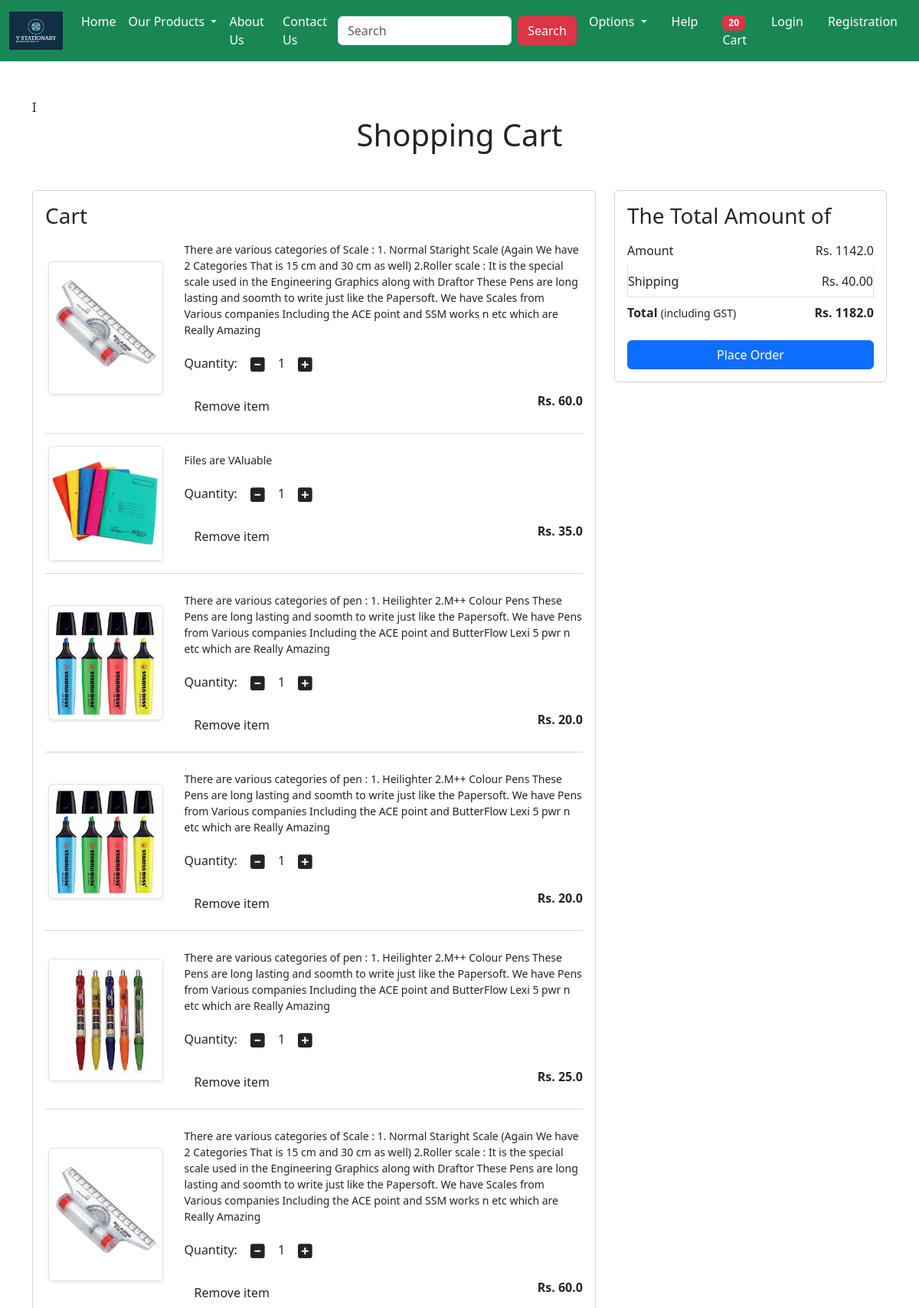
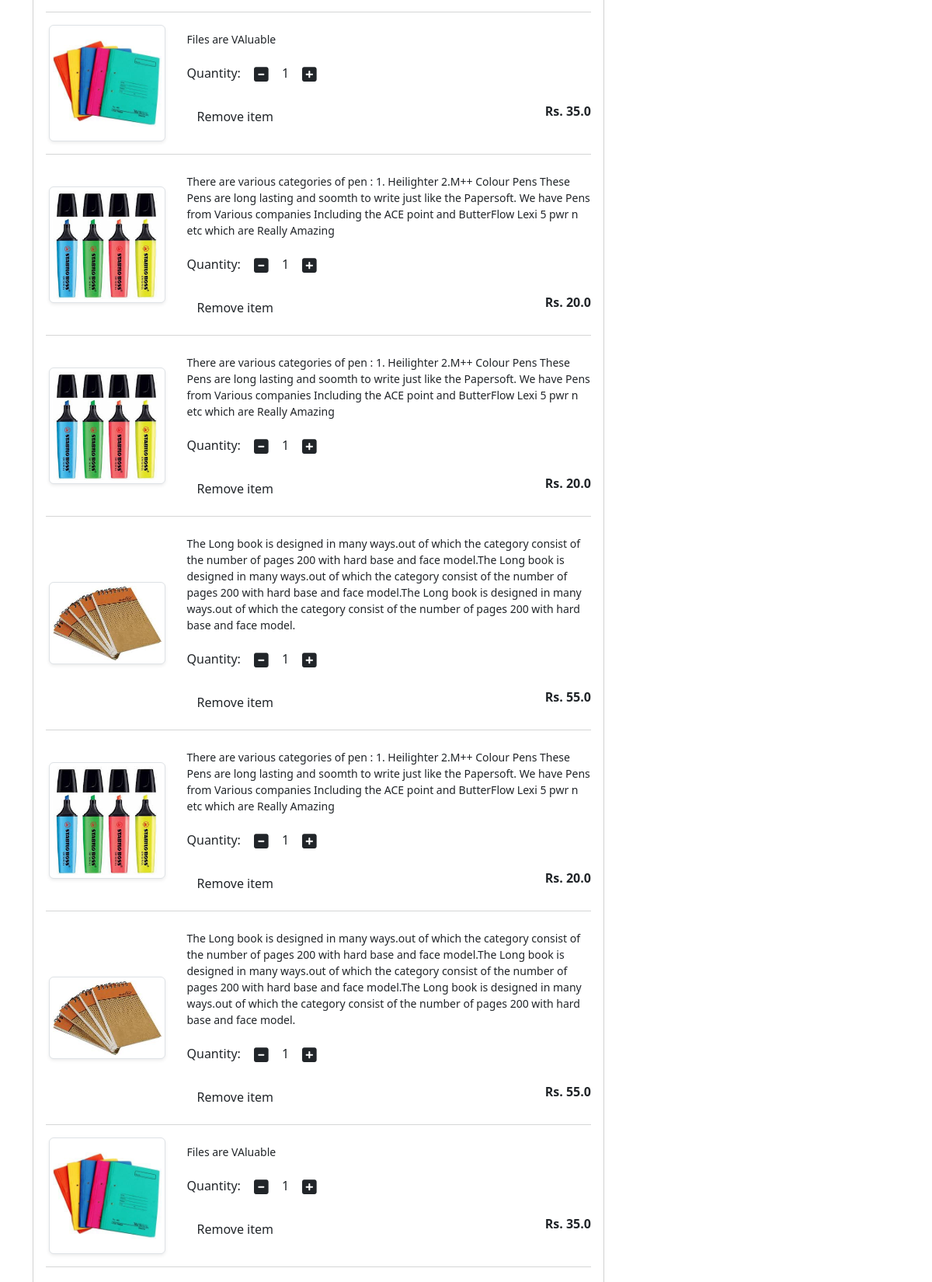
The app's page /cart/ (signed in, upper part) with its own data (2 pictures, top to bottom).
### app/models.py (models this page shows, shortened)
class Cart (models. Model):
    user = models. ForeignKey (User, on_delete=models. CASCADE)
    products = models. ForeignKey (Product, on_delete=models. CASCADE)
    quantity = models. PositiveIntegerField (default=1)

class Product(models.Model):
    title=models.CharField(max_length=100)
    selling_price=models.FloatField()
    discounted_price=models.FloatField()
    description=models.TextField()
    category=models.CharField(choices=CATEGORY_CHOICES,max_length=2)
    product_img=models.ImageField(upload_to='product')

### app/views.py (the view)
# urls.py: path('cart/',views.show_cart,name="showcart"),
def show_cart(request):
    totalitem=0
    if request.user.is_authenticated:
        totalitem=len(Cart.objects.filter(user=request.user))
    user=request.user
    cart=Cart.objects.filter(user=user)
    amount=0
    for p in cart:
        value=p.quantity*p.products.discounted_price
        amount=amount+value
        totalamount=amount+40
    return render(request,'app/add_to_cart.html',locals())

### app/templates/app/add_to_cart.html (shortened to what this page needs)
{% extends 'app/base.html' %}
{% load static %}
{% block main-content %}
<div class="container my-5"> I
    <div class="row">
        {% if cart %}
        <h1 class="text-center mb-5">Shopping Cart</h1>
        <div class="col-sm-8">
            <div class="card">
                <div class="card-body">
                    <h3>Cart</h3>
                    {% for item in cart %}
                    <div class="row">
                        <div class="col-sm-3 text-center align-self-center"><img
                                src="{{item.products.product_img.url}}" alt="" srcset=""
                                class="img-fluid img-thumbnail shadow-sm" height="150" width="150"> </div>
                        <div class="col-sm-9">
                            <div>
                                <p class="mb-2 small">{{ item.products.description }}</p>
                                <div class="my-3">
                                    <label for="quantity">Quantity: </label>
                                    <a class="minus-cart btn" pid={{item.products.id}}><i
                                            class="fas fa-minus-square fa-lg"></i></a>
                                    <span id="quantity">{{item.quantity}}</span>
                                    <a class="plus-cart btn" pid={{item.products.id}}><i
                                            class="fas fa-plus-square fa-lg"></i></a>
                                </div>
                                <div class="d-flex justify-content-between">
                                    <a href="#" class="remove-cart btn btn-sm-btn-secondary mr-3"
                                        pid={{item.products.id}}>Remove item </a>
                                    <p class="mb-0"><span><strong>Rs. {{item.products.discounted_price}}</strong></span>
                                    </p>
                                </div>
                            </div>
                        </div>
                    </div>
                    <hr class="text-muted">
                    {% endfor %}
                </div>
            </div>
        </div>
        <div class="col-sm-4">
            <div class="card">
                <div class="card-body">
                    <h3>The Total Amount of</h3>
                    <ul class="list-group">
                        <li class="list-group-item d-flex justify-content-between align-items-center border-0 px-0 pb|">
                            Amount<span id="amount">Rs. {{amount}}</span>
                        </li>
                        <li class="list-group-item d-flex justify-content-between align-items-center px-0">
                            Shipping<span>Rs. 40.00</span></li>
                        <li
                            class="list-group-item d-flex justify-content-between align-items-center border-0 px-0 mb-3">
                            <div>
                                <strong>Total</strong> <small>(including GST)</small>
                            </div>
                            <span id="totalamount"><strong>Rs. {{totalamount}}</strong></span>
                        </li>
                    </ul>
                    <div class="d-grid"><a href="{% url 'checkout' %}" class="btn btn-primary">Place Order</a></div>
                </div>
            </div>
        </div>
        {% else %}
        <h1 class="text-center mb-5">Cart is Empty</h1>
        {% endif %}
    </div>
</div>
{% endblock main-content %}

### records on screen
Cart: products.product_img (picture), products.description "There are various categories of Scale : 1. Normal Staright Scale (Again We have 2 Categories That is 15 cm and 30 cm as well) 2.Roller scale : It is the special scale used in the Engineering Graphics along with Draftor These Pens are long lasting and soomth to write just like the Papersoft. We have Scales from Various companies Including the ACE point and SSM works n etc which are Really Amazing", quantity "1", products.discounted_price "60.0"
Cart: products.product_img (picture), products.description "Files are VAluable", quantity "1", products.discounted_price "35.0"
Cart: products.product_img (picture), products.description "There are various categories of pen : 1. Heilighter 2.M++ Colour Pens These Pens are long lasting and soomth to write just like the Papersoft. We have Pens from Various companies Including the ACE point and ButterFlow Lexi 5 pwr n etc which are Really Amazing", quantity "1", products.discounted_price "20.0"
Cart: products.product_img (picture), products.description "There are various categories of pen : 1. Heilighter 2.M++ Colour Pens These Pens are long lasting and soomth to write just like the Papersoft. We have Pens from Various companies Including the ACE point and ButterFlow Lexi 5 pwr n etc which are Really Amazing", quantity "1", products.discounted_price "20.0"
Cart: products.product_img (picture), products.description "There are various categories of pen : 1. Heilighter 2.M++ Colour Pens These Pens are long lasting and soomth to write just like the Papersoft. We have Pens from Various companies Including the ACE point and ButterFlow Lexi 5 pwr n etc which are Really Amazing", quantity "1", products.discounted_price "25.0"
Cart: products.product_img (picture), products.description "There are various categories of Scale : 1. Normal Staright Scale (Again We have 2 Categories That is 15 cm and 30 cm as well) 2.Roller scale : It is the special scale used in the Engineering Graphics along with Draftor These Pens are long lasting and soomth to write just like the Papersoft. We have Scales from Various companies Including the ACE point and SSM works n etc which are Really Amazing", quantity "1", products.discounted_price "60.0"
Cart: products.product_img (picture), products.description "Files are VAluable", quantity "1", products.discounted_price "35.0"
Cart: products.product_img (picture), products.description "There are various categories of pen : 1. Heilighter 2.M++ Colour Pens These Pens are long lasting and soomth to write just like the Papersoft. We have Pens from Various companies Including the ACE point and ButterFlow Lexi 5 pwr n etc which are Really Amazing", quantity "1", products.discounted_price "20.0"
Cart: products.product_img (picture), products.description "There are various categories of pen : 1. Heilighter 2.M++ Colour Pens These Pens are long lasting and soomth to write just like the Papersoft. We have Pens from Various companies Including the ACE point and ButterFlow Lexi 5 pwr n etc which are Really Amazing", quantity "1", products.discounted_price "20.0"
Cart: products.product_img (picture), products.description "The Long book is designed in many ways.out of which the category consist of the number of pages 200 with hard base and face model.The Long book is designed in many ways.out of which the category consist of the number of pages 200 with hard base and face model.The Long book is designed in many ways.out of which the category consist of the number of pages 200 with hard base and face model.", quantity "1", products.discounted_price "55.0"
Cart: products.product_img (picture), products.description "There are various categories of pen : 1. Heilighter 2.M++ Colour Pens These Pens are long lasting and soomth to write just like the Papersoft. We have Pens from Various companies Including the ACE point and ButterFlow Lexi 5 pwr n etc which are Really Amazing", quantity "1", products.discounted_price "20.0"
Cart: products.product_img (picture), products.description "The Long book is designed in many ways.out of which the category consist of the number of pages 200 with hard base and face model.The Long book is designed in many ways.out of which the category consist of the number of pages 200 with hard base and face model.The Long book is designed in many ways.out of which the category consist of the number of pages 200 with hard base and face model.", quantity "1", products.discounted_price "55.0"
Cart: products.product_img (picture), products.description "Files are VAluable", quantity "1", products.discounted_price "35.0"

### other values on screen
{{ totalitem }} "20"
{{ amount }} "1142.0"
{{ totalamount }} "1182.0"
